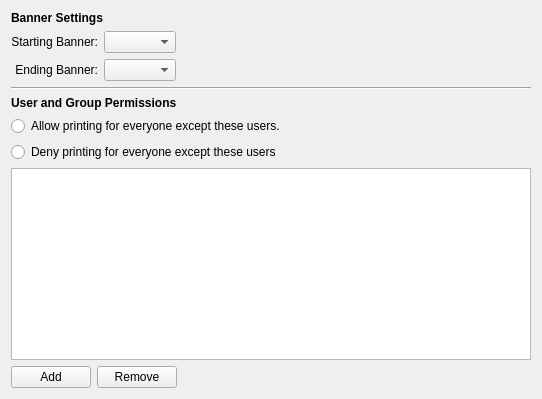
           <widget class="QWidget" name="policies">
            <attribute name="title">
             <string>Policies</string>
            </attribute>
            <layout class="QVBoxLayout" name="verticalLayout_6">
             <item>
              <widget class="QLabel" name="label_8">
               <property name="font">
                <font>
                 <weight>75</weight>
                 <bold>true</bold>
                </font>
               </property>
               <property name="text">
                <string>Banner Settings</string>
               </property>
              </widget>
             </item>
             <item>
              <layout class="QGridLayout" name="gridLayout_7">
               <item row="0" column="0">
                <widget class="QLabel" name="label_10">
                 <property name="sizePolicy">
                  <sizepolicy hsizetype="Minimum" vsizetype="Preferred">
                   <horstretch>0</horstretch>
                   <verstretch>0</verstretch>
                  </sizepolicy>
                 </property>
                 <property name="text">
                  <string>Starting Banner:</string>
                 </property>
                 <property name="alignment">
                  <set>Qt::AlignRight|Qt::AlignTrailing|Qt::AlignVCenter</set>
                 </property>
                </widget>
               </item>
               <item row="0" column="1">
                <widget class="KComboBox" name="cmbPStartBanner"/>
               </item>
               <item row="0" column="2">
                <spacer name="horizontalSpacer">
                 <property name="orientation">
                  <enum>Qt::Horizontal</enum>
                 </property>
                 <property name="sizeHint" stdset="0">
                  <size>
                   <width>314</width>
                   <height>13</height>
                  </size>
                 </property>
                </spacer>
               </item>
               <item row="1" column="0">
                <widget class="QLabel" name="label_11">
                 <property name="sizePolicy">
                  <sizepolicy hsizetype="Minimum" vsizetype="Preferred">
                   <horstretch>0</horstretch>
                   <verstretch>0</verstretch>
                  </sizepolicy>
                 </property>
                 <property name="text">
                  <string>Ending Banner:</string>
                 </property>
                 <property name="alignment">
                  <set>Qt::AlignRight|Qt::AlignTrailing|Qt::AlignVCenter</set>
                 </property>
                </widget>
               </item>
               <item row="1" column="1">
                <widget class="KComboBox" name="cmbPEndBanner"/>
               </item>
               <item row="1" column="2">
                <spacer name="horizontalSpacer_3">
                 <property name="orientation">
                  <enum>Qt::Horizontal</enum>
                 </property>
                 <property name="sizeHint" stdset="0">
                  <size>
                   <width>314</width>
                   <height>13</height>
                  </size>
                 </property>
                </spacer>
               </item>
              </layout>
             </item>
             <item>
              <widget class="Line" name="line_3">
               <property name="orientation">
                <enum>Qt::Horizontal</enum>
               </property>
              </widget>
             </item>
             <item>
              <widget class="QLabel" name="label_9">
               <property name="font">
                <font>
                 <weight>75</weight>
                 <bold>true</bold>
                </font>
               </property>
               <property name="text">
                <string>User and Group Permissions</string>
               </property>
              </widget>
             </item>
             <item>
              <widget class="QRadioButton" name="rbtnPAllow">
               <property name="text">
                <string>Allow printing for everyone except these users.</string>
               </property>
              </widget>
             </item>
             <item>
              <widget class="QRadioButton" name="rbtnPDeny">
               <property name="text">
                <string>Deny printing for everyone except these users</string>
               </property>
              </widget>
             </item>
             <item>
              <widget class="QTreeWidget" name="tvPUsers">
               <property name="rootIsDecorated">
                <bool>false</bool>
               </property>
               <property name="headerHidden">
                <bool>true</bool>
               </property>
               <column>
                <property name="text">
                 <string>1</string>
                </property>
               </column>
              </widget>
             </item>
             <item>
              <layout class="QHBoxLayout" name="horizontalLayout_7">
               <item>
                <widget class="KPushButton" name="btnPAddUser">
                 <property name="text">
                  <string>Add</string>
                 </property>
                </widget>
               </item>
               <item>
                <widget class="KPushButton" name="btnPDelUser">
                 <property name="text">
                  <string>Remove</string>
                 </property>
                </widget>
               </item>
               <item>
                <spacer name="horizontalSpacer_4">
                 <property name="orientation">
                  <enum>Qt::Horizontal</enum>
                 </property>
                 <property name="sizeHint" stdset="0">
                  <size>
                   <width>354</width>
                   <height>20</height>
                  </size>
                 </property>
                </spacer>
               </item>
              </layout>
             </item>
            </layout>
           </widget>
